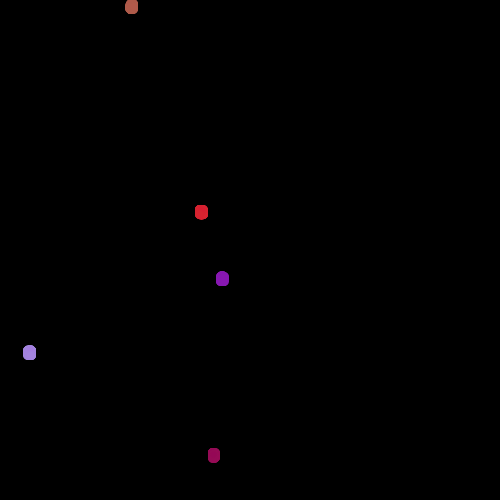
Frame 1 (no input)
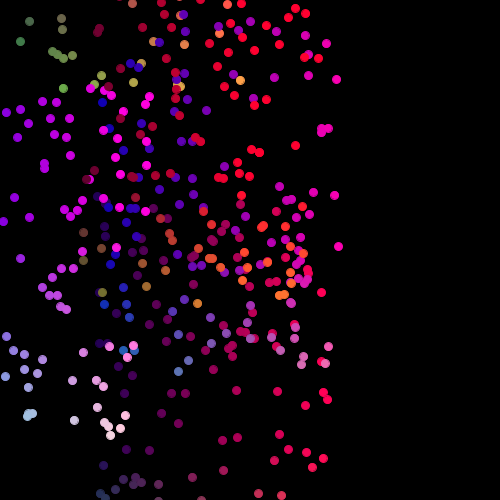
Frame 60 (the mouse pressed at the canvas centre just before this capture)
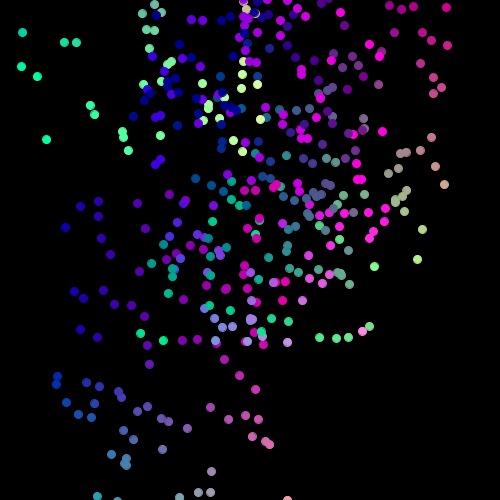
Frame 120 (the mouse held since frame 60 and released just before this capture)

The Processing sketch that drew these frames (run headless with seeded random() and noise(); from frame 60 on, the mouse is pressed at the canvas centre):

// Processing sketch: simp_fireworks
// ── simp_fireworks.pde
//Base particle code for CSC 123 lab 10


//define a particle
class Particle {
  
  PVector loc;
  PVector vel;
  PVector accel;
  float d;
  float life;
  PVector pcolor;
  
  //constructor
  Particle(PVector start) {
    accel = new PVector(0, 0.05, 0); //gravity
    vel = new PVector(random(-2, 2), random(-6, 0), 0);
    pcolor = new PVector(random(255), random(255), random(255));
    loc = start.get();
    d = 8.0;
    life = 250;
  }
  
  //TODO define another constructor that allows a particle to start with a given color
  Particle(PVector start, PVector startColor)
  { 
    accel = new PVector(0, 0.05, 0); //gravity
    vel = new PVector(random(-2, 2), random(-6, 0), 0);
    pcolor = new PVector(startColor.x,startColor.y,startColor.z);
    loc = start.get();
    d = 8.0;
    life = 250;
  }
  
  //what to do each frame
  void run() {
    updateP();
    renderP();
  }
  
  //a function to update the particle each frame
  void updateP() {
    vel.add(accel);
    loc.add(vel);
    life -= 1.0;
    
  }
  
  //how to draw a particle
  void renderP() {
    pushMatrix();
      ellipseMode(CENTER);
      stroke(pcolor.x-1,pcolor.y-1,pcolor.z-1);
      fill(pcolor.x+=vel.x,pcolor.y+=vel.y,pcolor.z);
      translate(loc.x, loc.y);
      ellipse(0, 0, d, d);
    popMatrix();
  }
  
  //a function to test if a particle is alive
  boolean alive() 
  {
    if (life <= 0.0) 
    { return false;  } 
    else 
    { return true;  }
  }
} //end of particle object definition


//now define a group of particles as a particleSys
class PSys{
  
  ArrayList particles; //all the particles
  PVector source; //where all the particles emit from
  PVector shade; //their main color
  
  
  //TODO: add a new particle constructor that will take in a starting color for a particle
  //constructor
    PSys(int num, PVector init_loc) 
    {
      particles = new ArrayList();
      source = init_loc.get();
      shade = new PVector(random(255), random(255), random(255));
      for (int i=0; i < num; i++) 
      {  particles.add(new Particle(source,shade));  }
    }
    
    //what to do each frame
    void run() 
    {
      //go through backwards for deletes
      for (int i=particles.size()-1; i >=0; i--) 
      {
        Particle p = (Particle) particles.get(i);
        //update each particle per frame
        p.run();
        if ( !p.alive()) 
        {
          particles.remove(i);
        }
      }
    }
    
    //is particle system still populated?
    boolean dead() {
        if (particles.isEmpty() ) 
        {  return true;  }
        else 
        {  return false; }
    }
}

//declare a particle system
PSys fireW1;
PSys fireW2;
PSys fireW3;
PSys fireW4;
PSys fireW5;

ArrayList fireworks;
int frame;

void setup() {
  size(500, 500);
  colorMode(RGB, 255, 255, 255, 100);
  //start a new particle system
  
  fireworks = new ArrayList();  
  for(int i=0; i<5; i++)
  { fireworks.add(new PSys(100, new PVector(random(width-width/2), random(height-40), 0)));
  }
  fireW1 = new PSys(100, new PVector(random(width-width/2), random(height-40), 0));
  fireW2 = new PSys(100, new PVector(random(width-width/2), random(height-40), 0));
  fireW3 = new PSys(100, new PVector(random(width-width/2), random(height-40), 0));
  fireW4 = new PSys(100, new PVector(random(width-width/2), random(height-40), 0));
  fireW5 = new PSys(100, new PVector(random(width-width/2), random(height-40), 0));
  
  smooth();
  frame = 0;
  frameRate(40);
}

//TODO: add code so that the fire work explodes where the mouse clicks
void mousePressed()
{  if(mouseX<500 && mouseY<500)
   { fireW1=new PSys(100, new PVector(mouseX, mouseY, 0)); 
     fireW2=new PSys(100, new PVector(mouseX + random(200), mouseY + random(200), 0));
     fireW3=new PSys(100, new PVector(mouseX - random(200), mouseY + random(200), 0));
     fireW4=new PSys(100, new PVector(mouseX - random(200), mouseY - random(200), 0));
     fireW5=new PSys(100, new PVector(mouseX + random(200), mouseY - random(200), 0));
   }
}
   
void draw() {
  background(0);
  fireW5.run();
  fireW4.run();
  fireW3.run();
  fireW2.run();
  fireW1.run(); 
  }
